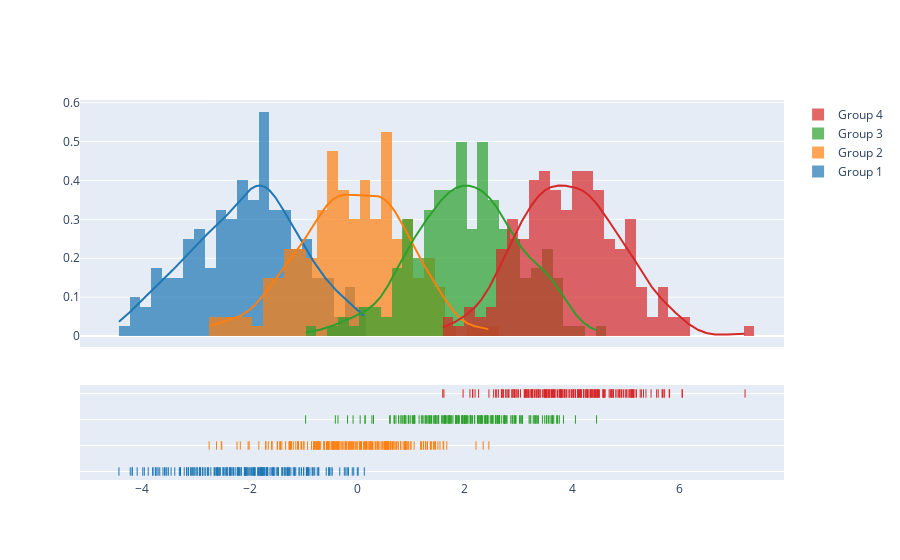

This figure's notebook cell:
### Code cell
import plotly.figure_factory as ff

# Add histogram data
x1 = np.random.randn(200) - 2
x2 = np.random.randn(200)
x3 = np.random.randn(200) + 2
x4 = np.random.randn(200) + 4

# Group data together
hist_data = [x1, x2, x3, x4]

group_labels = ['Group 1', 'Group 2', 'Group 3', 'Group 4']

# Create distplot with custom bin_size
fig = ff.create_distplot(hist_data, group_labels, bin_size=.2)
fig.show()

### Figure 1 — Plotly figure (JSON) as saved in the notebook; plotly's stock layout.template omitted (floating-point values rounded to 4 significant figures; data arrays with more than 128 entries replaced by an {"elided": "..."} marker saying what was removed)
{"data": [{"autobinx": false, "histnorm": "probability density", "legendgroup": "Group 1", "marker": {"color": "rgb(31, 119, 180)"}, "name": "Group 1", "opacity": 0.7, "type": "histogram", "x": {"elided": "200 float values"}, "xaxis": "x", "xbins": {"end": 0.1322, "size": 0.2, "start": -4.436}, "yaxis": "y"}, {"autobinx": false, "histnorm": "probability density", "legendgroup": "Group 2", "marker": {"color": "rgb(255, 127, 14)"}, "name": "Group 2", "opacity": 0.7, "type": "histogram", "x": {"elided": "200 float values"}, "xaxis": "x", "xbins": {"end": 2.451, "size": 0.2, "start": -2.757}, "yaxis": "y"}, {"autobinx": false, "histnorm": "probability density", "legendgroup": "Group 3", "marker": {"color": "rgb(44, 160, 44)"}, "name": "Group 3", "opacity": 0.7, "type": "histogram", "x": {"elided": "200 float values"}, "xaxis": "x", "xbins": {"end": 4.456, "size": 0.2, "start": -0.9613}, "yaxis": "y"}, {"autobinx": false, "histnorm": "probability density", "legendgroup": "Group 4", "marker": {"color": "rgb(214, 39, 40)"}, "name": "Group 4", "opacity": 0.7, "type": "histogram", "x": {"elided": "200 float values"}, "xaxis": "x", "xbins": {"end": 7.221, "size": 0.2, "start": 1.592}, "yaxis": "y"}, {"legendgroup": "Group 1", "marker": {"color": "rgb(31, 119, 180)"}, "mode": "lines", "name": "Group 1", "showlegend": false, "type": "scatter", "x": {"elided": "500 float values"}, "xaxis": "x", "y": {"elided": "500 float values"}, "yaxis": "y"}, {"legendgroup": "Group 2", "marker": {"color": "rgb(255, 127, 14)"}, "mode": "lines", "name": "Group 2", "showlegend": false, "type": "scatter", "x": {"elided": "500 float values"}, "xaxis": "x", "y": {"elided": "500 float values"}, "yaxis": "y"}, {"legendgroup": "Group 3", "marker": {"color": "rgb(44, 160, 44)"}, "mode": "lines", "name": "Group 3", "showlegend": false, "type": "scatter", "x": {"elided": "500 float values"}, "xaxis": "x", "y": {"elided": "500 float values"}, "yaxis": "y"}, {"legendgroup": "Group 4", "marker": {"color": "rgb(214, 39, 40)"}, "mode": "lines", "name": "Group 4", "showlegend": false, "type": "scatter", "x": {"elided": "500 float values"}, "xaxis": "x", "y": {"elided": "500 float values"}, "yaxis": "y"}, {"legendgroup": "Group 1", "marker": {"color": "rgb(31, 119, 180)", "symbol": "line-ns-open"}, "mode": "markers", "name": "Group 1", "showlegend": false, "type": "scatter", "x": {"elided": "200 float values"}, "xaxis": "x", "y": {"elided": "200 str values"}, "yaxis": "y2"}, {"legendgroup": "Group 2", "marker": {"color": "rgb(255, 127, 14)", "symbol": "line-ns-open"}, "mode": "markers", "name": "Group 2", "showlegend": false, "type": "scatter", "x": {"elided": "200 float values"}, "xaxis": "x", "y": {"elided": "200 str values"}, "yaxis": "y2"}, {"legendgroup": "Group 3", "marker": {"color": "rgb(44, 160, 44)", "symbol": "line-ns-open"}, "mode": "markers", "name": "Group 3", "showlegend": false, "type": "scatter", "x": {"elided": "200 float values"}, "xaxis": "x", "y": {"elided": "200 str values"}, "yaxis": "y2"}, {"legendgroup": "Group 4", "marker": {"color": "rgb(214, 39, 40)", "symbol": "line-ns-open"}, "mode": "markers", "name": "Group 4", "showlegend": false, "type": "scatter", "x": {"elided": "200 float values"}, "xaxis": "x", "y": {"elided": "200 str values"}, "yaxis": "y2"}], "layout": {"barmode": "overlay", "hovermode": "closest", "legend": {"traceorder": "reversed"}, "xaxis": {"anchor": "y2", "domain": [0.0, 1.0], "zeroline": false}, "yaxis": {"anchor": "free", "domain": [0.35, 1], "position": 0.0}, "yaxis2": {"anchor": "x", "domain": [0, 0.25], "dtick": 1, "showticklabels": false}}}
